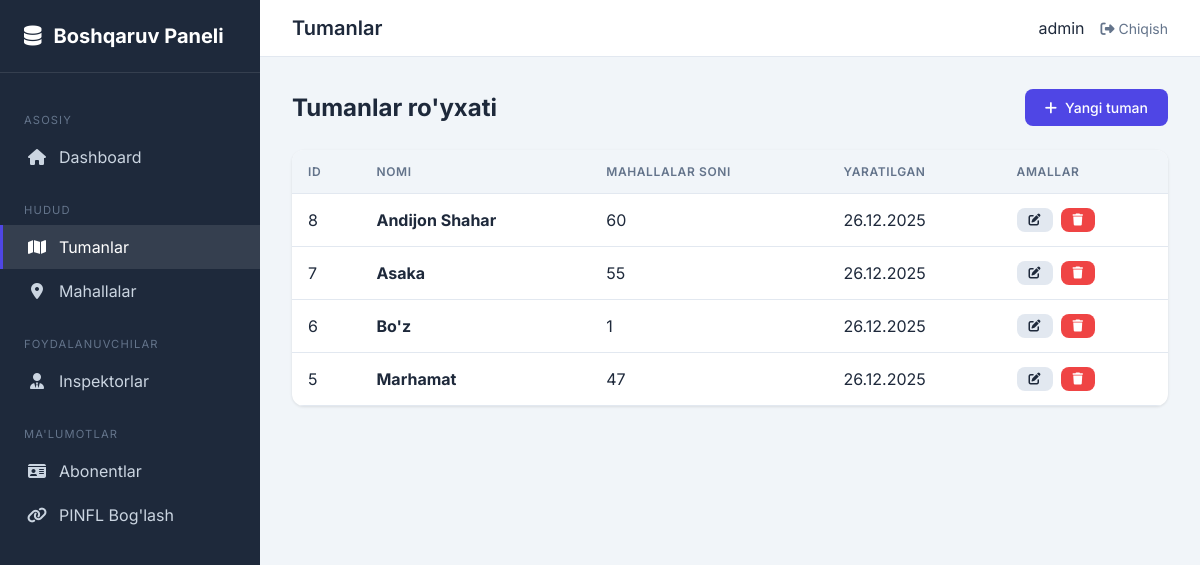
The app's page /boshqaruv/tumanlar/ (signed in) with its own data.
### abonents/models.py (models this page shows, shortened)
class Tuman(models.Model):
    nomi = models.CharField(
        max_length=100,
        unique=True,
        verbose_name="Tuman nomi"
    )
    yaratilgan_vaqt = models.DateTimeField(
        auto_now_add=True,
        verbose_name="Yaratilgan vaqt"
    )
    class Meta:
        verbose_name = "Tuman"
        verbose_name_plural = "Tumanlar"
        ordering = ['nomi']

### abonents/views.py (the view)
# urls.py: path('tumanlar/', views.admin_tuman_list, name='admin-tuman-list'),
@admin_required
def admin_tuman_list(request):
    tumanlar = Tuman.objects.all()
    return render(request, 'admin_custom/tuman_list.html', {'tumanlar': tumanlar})

### abonents/views.py (called while the page is built)
def admin_required(view_func):
    @functools.wraps(view_func)
    def _wrapped_view(request, *args, **kwargs):
        if not request.user.is_authenticated:
            return redirect('inspector-login')
        if not request.user.is_staff:
            messages.error(request, "Bu sahifaga kirish huquqingiz yo'q!")
            return redirect('inspector-dashboard')
        return view_func(request, *args, **kwargs)
    return _wrapped_view

### templates/admin_custom/tuman_list.html (shortened to what this page needs)
{% extends "admin_custom/base.html" %}
{% block header_title %}Tumanlar{% endblock %}
{% block content %}
<div class="page-header">
    <h1 class="page-title">Tumanlar ro'yxati</h1>
    <a href="{% url 'admin-tuman-add' %}" class="btn btn-primary">
        <i class="fas fa-plus"></i> Yangi tuman
    </a>
</div>
<div class="card">
    <div class="card-body" style="padding: 0;">
        <table class="table">
            <thead>
                <tr>
                    <th>ID</th>
                    <th>Nomi</th>
                    <th>Mahallalar soni</th>
                    <th>Yaratilgan</th>
                    <th>Amallar</th>
                </tr>
            </thead>
            <tbody>
                {% for tuman in tumanlar %}
                <tr>
                    <td>{{ tuman.id }}</td>
                    <td><strong>{{ tuman.nomi }}</strong></td>
                    <td>{{ tuman.mahallalar.count }}</td>
                    <td>{{ tuman.yaratilgan_vaqt|date:"d.m.Y" }}</td>
                    <td>
                        <div class="actions">
                            <a href="{% url 'admin-tuman-edit' tuman.pk %}" class="btn btn-sm btn-secondary">
                                <i class="fas fa-edit"></i>
                            </a>
                            <a href="{% url 'admin-tuman-delete' tuman.pk %}" class="btn btn-sm btn-danger">
                                <i class="fas fa-trash"></i>
                            </a>
                        </div>
                    </td>
                </tr>
                {% endfor %}
            </tbody>
        </table>
    </div>
</div>
{% endblock %}

### templates/admin_custom/base.html (shortened to what this page needs)
{% load static %}
<!DOCTYPE html>
<html lang="uz">
<head>
    <link rel="stylesheet" href="https://cdnjs.cloudflare.com/ajax/libs/font-awesome/6.4.0/css/all.min.css">
</head>
<body>
    <div class="layout">
        <aside class="sidebar">
            <div class="sidebar-header">
                <a href="{% url 'custom-admin-dashboard' %}" class="sidebar-logo">
                    <i class="fas fa-database"></i>
                    Boshqaruv Paneli
                </a>
            </div>
            <nav class="sidebar-nav">
                <div class="nav-section">Asosiy</div>
                <a href="{% url 'custom-admin-dashboard' %}"
                    class="nav-link {% if request.resolver_match.url_name == 'custom-admin-dashboard' %}active{% endif %}">
                    <i class="fas fa-home"></i>
                    Dashboard
                </a>
                <div class="nav-section">Hudud</div>
                <a href="{% url 'admin-tuman-list' %}"
                    class="nav-link {% if 'tuman' in request.path %}active{% endif %}">
                    <i class="fas fa-map"></i>
                    Tumanlar
                </a>
                <a href="{% url 'admin-mahalla-list' %}"
                    class="nav-link {% if 'mahalla' in request.path %}active{% endif %}">
                    <i class="fas fa-map-marker-alt"></i>
                    Mahallalar
                </a>
                <div class="nav-section">Foydalanuvchilar</div>
                <a href="{% url 'admin-inspektor-list' %}"
                    class="nav-link {% if 'inspektor' in request.path %}active{% endif %}">
                    <i class="fas fa-user-tie"></i>
                    Inspektorlar
                </a>
                <div class="nav-section">Ma'lumotlar</div>
                <a href="{% url 'admin-abonent-list' %}"
                    class="nav-link {% if 'abonentlar' in request.path %}active{% endif %}">
                    <i class="fas fa-id-card"></i>
                    Abonentlar
                </a>
                <a href="{% url 'admin-pinfl-binding' %}"
                    class="nav-link {% if 'pinfl-boglash' in request.path %}active{% endif %}">
                    <i class="fas fa-link"></i>
                    PINFL Bog'lash
                </a>
            </nav>
        </aside>
        <main class="main-content">
            <header class="header">
                <h1 class="header-title">{% block header_title %}Boshqaruv Paneli{% endblock %}</h1>
                <div class="user-menu">
                    <span>{{ request.user.get_full_name|default:request.user.username }}</span>
                    <a href="{% url 'inspector-logout' %}"><i class="fas fa-sign-out-alt"></i> Chiqish</a>
                </div>
            </header>
            <div class="content">
                {% block content %}{% endblock %}
            </div>
        </main>
    </div>
</body>
</html>

### templates/admin_custom/base.html (style rules this page uses)
:root { --primary: #4f46e5; --primary-dark: #4338ca; --secondary: #64748b; --success: #22c55e; --danger: #ef4444; --warning: #f59e0b; --bg: #f1f5f9; --card-bg: #ffffff; --text: #1e293b; --text-muted: #64748b; --border: #e2e8f0; --sidebar-bg: #1e293b; --sidebar-text: #cbd5e1; }
* { margin: 0; padding: 0; box-sizing: border-box; }
body { font-family: 'Inter', sans-serif; background: var(--bg); color: var(--text); min-height: 100vh; }
.layout { display: flex; min-height: 100vh; }
.sidebar { width: 260px; background: var(--sidebar-bg); color: var(--sidebar-text); position: fixed; height: 100vh; overflow-y: auto; z-index: 100; }
.sidebar-header { padding: 1.5rem; border-bottom: 1px solid rgba(255, 255, 255, 0.1); }
.sidebar-logo { font-size: 1.25rem; font-weight: 700; color: white; text-decoration: none; display: flex; align-items: center; gap: 0.75rem; }
.sidebar-nav { padding: 1rem 0; }
.nav-section { padding: 0.5rem 1.5rem; font-size: 0.7rem; text-transform: uppercase; letter-spacing: 0.1em; color: var(--secondary); margin-top: 1rem; }
.nav-link { display: flex; align-items: center; gap: 0.75rem; padding: 0.75rem 1.5rem; color: var(--sidebar-text); text-decoration: none; transition: all 0.2s; border-left: 3px solid transparent; }
.nav-link:hover, .nav-link.active { background: rgba(255, 255, 255, 0.1); color: white; border-left-color: var(--primary); }
.nav-link i { width: 20px; text-align: center; }
.main-content { flex: 1; margin-left: 260px; min-height: 100vh; }
.header { background: var(--card-bg); padding: 1rem 2rem; display: flex; justify-content: space-between; align-items: center; border-bottom: 1px solid var(--border); position: sticky; top: 0; z-index: 50; }
.header-title { font-size: 1.25rem; font-weight: 600; }
.user-menu { display: flex; align-items: center; gap: 1rem; }
.user-menu a { color: var(--text-muted); text-decoration: none; font-size: 0.875rem; }
.content { padding: 2rem; }
.card { background: var(--card-bg); border-radius: 12px; box-shadow: 0 1px 3px rgba(0, 0, 0, 0.1); overflow: hidden; }
.card-body { padding: 1.5rem; }
.btn { display: inline-flex; align-items: center; gap: 0.5rem; padding: 0.625rem 1.25rem; border: none; border-radius: 8px; font-size: 0.875rem; font-weight: 500; cursor: pointer; text-decoration: none; transition: all 0.2s; }
.btn-primary { background: var(--primary); color: white; }
.btn-danger { background: var(--danger); color: white; }
.btn-secondary { background: var(--border); color: var(--text); }
.btn-sm { padding: 0.375rem 0.75rem; font-size: 0.75rem; }
.table { width: 100%; border-collapse: collapse; }
.table th, .table td { padding: 0.875rem 1rem; text-align: left; border-bottom: 1px solid var(--border); }
.table th { background: var(--bg); font-weight: 600; font-size: 0.75rem; text-transform: uppercase; letter-spacing: 0.05em; color: var(--text-muted); }
.actions { display: flex; gap: 0.5rem; }
.page-header { display: flex; justify-content: space-between; align-items: center; margin-bottom: 1.5rem; }
.page-title { font-size: 1.5rem; font-weight: 700; }

### records on screen
Tuman: id "8", nomi "Andijon Shahar", mahallalar.count "60", yaratilgan_vaqt "26.12.2025"
Tuman: id "7", nomi "Asaka", mahallalar.count "55", yaratilgan_vaqt "26.12.2025"
Tuman: id "6", nomi "Bo'z", mahallalar.count "1", yaratilgan_vaqt "26.12.2025"
Tuman: id "5", nomi "Marhamat", mahallalar.count "47", yaratilgan_vaqt "26.12.2025"

### other values on screen
{{ request.user.get_full_name|default:request.user.username }} "admin"
